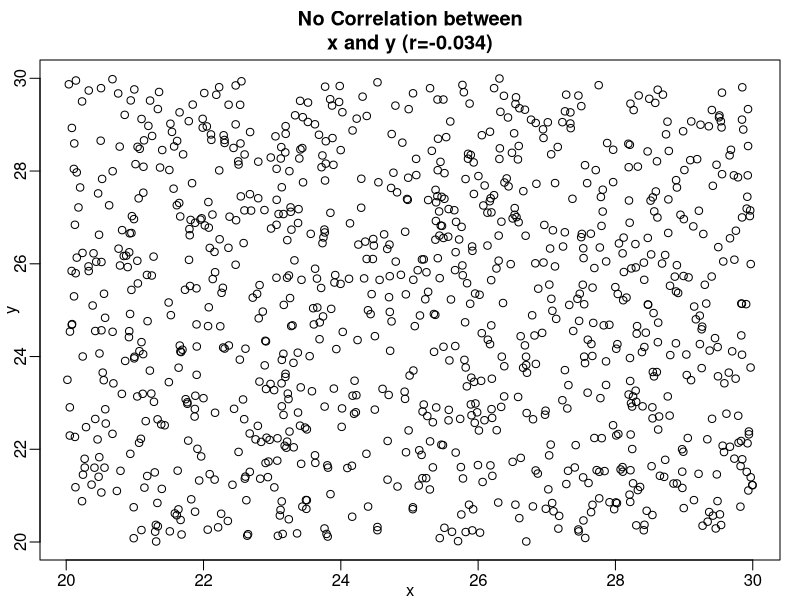
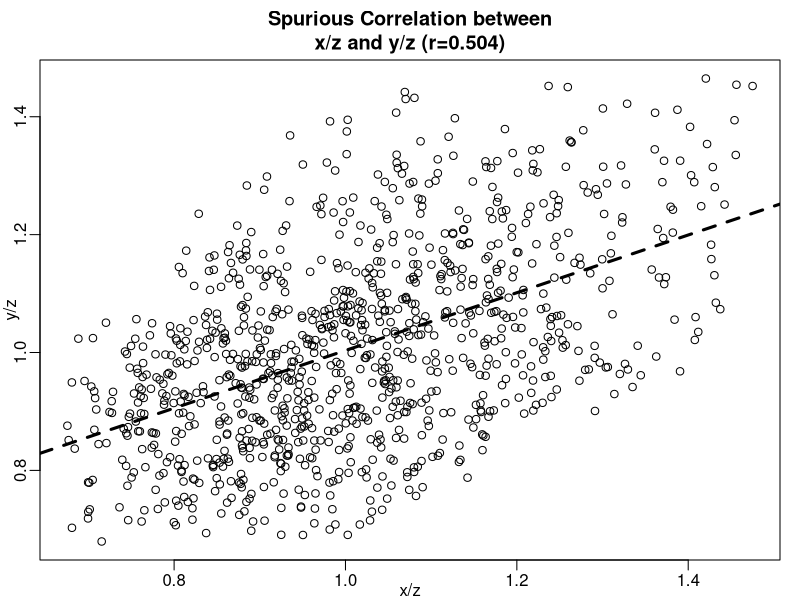

Generate these figures, in order, with R:
# SpuriousCorrelation.R
# Copyright 2016 by Ernst Henle

# Spurious self-correlation
# Virtual Correlation
# https://en.wikipedia.org/wiki/Spurious_correlation
# Pearson, Karl (1897). "Mathematical Contributions to the Theory of Evolution-On a Form of Spurious Correlation Which May Arise When Indices Are Used in the Measurement of Organs". Proceedings of the Royal Society of London. 60: 489-498
# Reed J. L. (1921) "On the correlation between any two functions and its application to the genaral case of spurious correlation," J. of the Washington Academy of Science, Vol 11 pp 449-455

# Clear Workspace
rm(list=ls())
# Clear Console
cat("\014")

set.seed(3)

par(mgp=c(1, 0.5, 0))
par(mar=c(2, 2, 3, 1))

x <- runif(1000, min=20, max=30)
y <- runif(1000, min=20, max=30)
Corr <- round(cor(x, y),3)
print(Corr)
PlotTitle <- paste("No Correlation between\nx and y (r=", Corr, ")", sep="")
plot(x, y, main=PlotTitle)

# Create a third random variable
z <- runif(1000, min=20, max=30)
print(round(cor(z, x),3))
print(round(cor(z, y),3))

# Normalize x and y by z
yz <- y/z
xz <- x/z
Corr <- round(cor(xz, yz),3)
print(Corr)
PlotTitle <- paste("Spurious Correlation between\nx/z and y/z (r=", Corr, ")", sep="")
plot(xz, yz, xlab= "x/z", ylab="y/z", xlim=c(min(xz), max(xz)), ylim=c(min(yz), max(yz)), main=PlotTitle)
abline(lm(yz~xz), lty=2, lwd=3)

if (F)
{
  plot(c(), c(), xlab= "x/z", ylab="y/z", xlim=c(min(xz), max(xz)), ylim=c(min(yz), max(yz)), main=PlotTitle)
  selection <- z > quantile(z,0.8) & z <= quantile(z,1)
  points(xz[selection], yz[selection], cex=2.5, col=rgb(1, 1, 0, 1))
  selection <- z > quantile(z,0.6) & z <= quantile(z,0.8)
  points(xz[selection], yz[selection], cex=2.0, col=rgb(0.8, 0.8, 0.2, 1))
  selection <- z > quantile(z,0.4) & z <= quantile(z,0.6)
  points(xz[selection], yz[selection], cex=1.5, col=rgb(0.5, 0.5, 0.5, 1))
  selection <- z > quantile(z,0.2) & z <= quantile(z,0.4)
  points(xz[selection], yz[selection], cex=1, col=rgb(0.3, 0.3, 0.7, 1))
  selection <- z <= quantile(z,0.2)
  points(xz[selection], yz[selection], cex=0.5, col=rgb(0, 0, 1, 1))
  abline(lm(yz~xz), lty=2, lwd=3)
} # if

par(mgp=c(3, 1, 0))
par(mar=c(5.1, 4.1, 4.1, 2.1))
